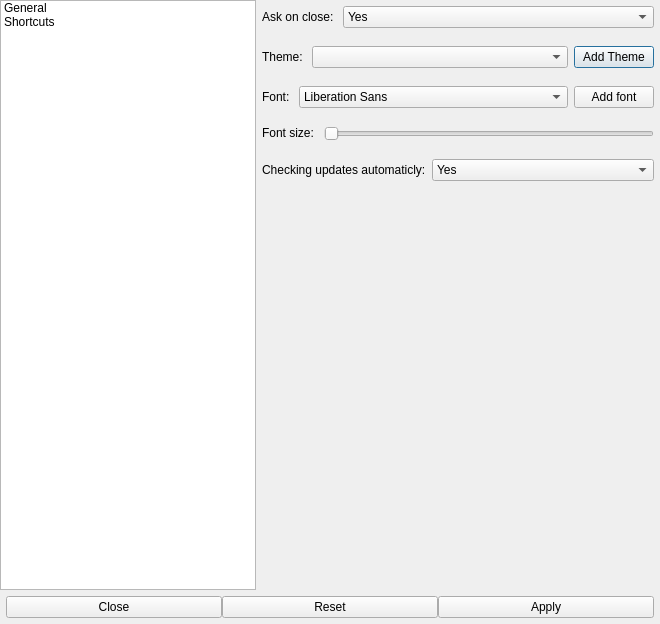
<?xml version="1.0" encoding="UTF-8"?>
<ui version="4.0">
 <class>SettingsDialog</class>
 <widget class="QDialog" name="SettingsDialog">
  <property name="windowModality">
   <enum>Qt::WindowModal</enum>
  </property>
  <property name="geometry">
   <rect>
    <x>0</x>
    <y>0</y>
    <width>660</width>
    <height>624</height>
   </rect>
  </property>
  <property name="sizePolicy">
   <sizepolicy hsizetype="Expanding" vsizetype="Expanding">
    <horstretch>0</horstretch>
    <verstretch>0</verstretch>
   </sizepolicy>
  </property>
  <property name="minimumSize">
   <size>
    <width>660</width>
    <height>0</height>
   </size>
  </property>
  <property name="cursor">
   <cursorShape>ArrowCursor</cursorShape>
  </property>
  <property name="contextMenuPolicy">
   <enum>Qt::NoContextMenu</enum>
  </property>
  <property name="windowTitle">
   <string>Dialog</string>
  </property>
  <property name="sizeGripEnabled">
   <bool>false</bool>
  </property>
  <property name="modal">
   <bool>true</bool>
  </property>
  <layout class="QVBoxLayout" name="mainLayout" stretch="1,0">
   <property name="spacing">
    <number>0</number>
   </property>
   <property name="sizeConstraint">
    <enum>QLayout::SetMinimumSize</enum>
   </property>
   <property name="leftMargin">
    <number>0</number>
   </property>
   <property name="topMargin">
    <number>0</number>
   </property>
   <property name="rightMargin">
    <number>0</number>
   </property>
   <property name="bottomMargin">
    <number>0</number>
   </property>
   <item>
    <layout class="QHBoxLayout" name="settingsLayout" stretch="0,1">
     <property name="spacing">
      <number>0</number>
     </property>
     <property name="sizeConstraint">
      <enum>QLayout::SetDefaultConstraint</enum>
     </property>
     <item>
      <widget class="QListWidget" name="settingsView">
       <property name="sizePolicy">
        <sizepolicy hsizetype="Fixed" vsizetype="Expanding">
         <horstretch>0</horstretch>
         <verstretch>0</verstretch>
        </sizepolicy>
       </property>
       <item>
        <property name="text">
         <string>General</string>
        </property>
       </item>
       <item>
        <property name="text">
         <string>Shortcuts</string>
        </property>
       </item>
      </widget>
     </item>
     <item>
      <widget class="QStackedWidget" name="settingsWidget">
       <property name="sizePolicy">
        <sizepolicy hsizetype="Expanding" vsizetype="Expanding">
         <horstretch>0</horstretch>
         <verstretch>0</verstretch>
        </sizepolicy>
       </property>
       <property name="minimumSize">
        <size>
         <width>402</width>
         <height>0</height>
        </size>
       </property>
       <widget class="QWidget" name="generalPage">
        <property name="sizePolicy">
         <sizepolicy hsizetype="MinimumExpanding" vsizetype="Expanding">
          <horstretch>0</horstretch>
          <verstretch>0</verstretch>
         </sizepolicy>
        </property>
        <property name="minimumSize">
         <size>
          <width>0</width>
          <height>0</height>
         </size>
        </property>
        <property name="maximumSize">
         <size>
          <width>16777215</width>
          <height>16777215</height>
         </size>
        </property>
        <layout class="QHBoxLayout" name="generalPageLayout">
         <property name="spacing">
          <number>0</number>
         </property>
         <property name="leftMargin">
          <number>0</number>
         </property>
         <property name="topMargin">
          <number>0</number>
         </property>
         <property name="rightMargin">
          <number>0</number>
         </property>
         <property name="bottomMargin">
          <number>0</number>
         </property>
         <item>
          <widget class="QScrollArea" name="generalScrollArea">
           <property name="sizePolicy">
            <sizepolicy hsizetype="MinimumExpanding" vsizetype="Expanding">
             <horstretch>0</horstretch>
             <verstretch>0</verstretch>
            </sizepolicy>
           </property>
           <property name="minimumSize">
            <size>
             <width>0</width>
             <height>0</height>
            </size>
           </property>
           <property name="frameShape">
            <enum>QFrame::NoFrame</enum>
           </property>
           <property name="frameShadow">
            <enum>QFrame::Plain</enum>
           </property>
           <property name="horizontalScrollBarPolicy">
            <enum>Qt::ScrollBarAsNeeded</enum>
           </property>
           <property name="sizeAdjustPolicy">
            <enum>QAbstractScrollArea::AdjustIgnored</enum>
           </property>
           <property name="widgetResizable">
            <bool>true</bool>
           </property>
           <property name="alignment">
            <set>Qt::AlignCenter</set>
           </property>
           <widget class="QWidget" name="generalScrollAreaContents">
            <property name="geometry">
             <rect>
              <x>0</x>
              <y>0</y>
              <width>402</width>
              <height>587</height>
             </rect>
            </property>
            <property name="sizePolicy">
             <sizepolicy hsizetype="MinimumExpanding" vsizetype="Expanding">
              <horstretch>0</horstretch>
              <verstretch>0</verstretch>
             </sizepolicy>
            </property>
            <property name="minimumSize">
             <size>
              <width>0</width>
              <height>0</height>
             </size>
            </property>
            <property name="maximumSize">
             <size>
              <width>16777215</width>
              <height>16777215</height>
             </size>
            </property>
            <layout class="QVBoxLayout" name="generalScrollAreaLayout" stretch="0,0,0,0,0,1">
             <property name="spacing">
              <number>6</number>
             </property>
             <property name="leftMargin">
              <number>0</number>
             </property>
             <property name="topMargin">
              <number>0</number>
             </property>
             <property name="rightMargin">
              <number>0</number>
             </property>
             <property name="bottomMargin">
              <number>0</number>
             </property>
             <item>
              <layout class="QHBoxLayout" name="askOnCloseLayout" stretch="0,1">
               <property name="sizeConstraint">
                <enum>QLayout::SetMaximumSize</enum>
               </property>
               <property name="leftMargin">
                <number>6</number>
               </property>
               <property name="topMargin">
                <number>6</number>
               </property>
               <property name="rightMargin">
                <number>6</number>
               </property>
               <property name="bottomMargin">
                <number>6</number>
               </property>
               <item>
                <widget class="QLabel" name="askOnCloseLabel">
                 <property name="sizePolicy">
                  <sizepolicy hsizetype="Preferred" vsizetype="Fixed">
                   <horstretch>0</horstretch>
                   <verstretch>0</verstretch>
                  </sizepolicy>
                 </property>
                 <property name="text">
                  <string>Ask on close: </string>
                 </property>
                </widget>
               </item>
               <item>
                <widget class="QComboBox" name="askOnCloseComboBox">
                 <property name="sizePolicy">
                  <sizepolicy hsizetype="Preferred" vsizetype="Fixed">
                   <horstretch>0</horstretch>
                   <verstretch>0</verstretch>
                  </sizepolicy>
                 </property>
                 <property name="maxCount">
                  <number>2</number>
                 </property>
                 <property name="insertPolicy">
                  <enum>QComboBox::InsertAtBottom</enum>
                 </property>
                 <property name="sizeAdjustPolicy">
                  <enum>QComboBox::AdjustToContents</enum>
                 </property>
                 <item>
                  <property name="text">
                   <string>Yes</string>
                  </property>
                 </item>
                 <item>
                  <property name="text">
                   <string>No</string>
                  </property>
                 </item>
                </widget>
               </item>
              </layout>
             </item>
             <item>
              <layout class="QHBoxLayout" name="themeLayout" stretch="0,1,0">
               <property name="leftMargin">
                <number>6</number>
               </property>
               <property name="topMargin">
                <number>6</number>
               </property>
               <property name="rightMargin">
                <number>6</number>
               </property>
               <property name="bottomMargin">
                <number>6</number>
               </property>
               <item>
                <widget class="QLabel" name="themeLabel">
                 <property name="sizePolicy">
                  <sizepolicy hsizetype="Preferred" vsizetype="Fixed">
                   <horstretch>0</horstretch>
                   <verstretch>0</verstretch>
                  </sizepolicy>
                 </property>
                 <property name="text">
                  <string>Theme: </string>
                 </property>
                </widget>
               </item>
               <item>
                <widget class="QComboBox" name="themeComboBox">
                 <property name="sizePolicy">
                  <sizepolicy hsizetype="Preferred" vsizetype="Fixed">
                   <horstretch>0</horstretch>
                   <verstretch>0</verstretch>
                  </sizepolicy>
                 </property>
                </widget>
               </item>
               <item>
                <widget class="QPushButton" name="themeAddButton">
                 <property name="sizePolicy">
                  <sizepolicy hsizetype="Preferred" vsizetype="Expanding">
                   <horstretch>0</horstretch>
                   <verstretch>0</verstretch>
                  </sizepolicy>
                 </property>
                 <property name="text">
                  <string>Add Theme</string>
                 </property>
                </widget>
               </item>
              </layout>
             </item>
             <item>
              <layout class="QHBoxLayout" name="fontLayout" stretch="0,1,0">
               <property name="leftMargin">
                <number>6</number>
               </property>
               <property name="topMargin">
                <number>6</number>
               </property>
               <property name="rightMargin">
                <number>6</number>
               </property>
               <property name="bottomMargin">
                <number>6</number>
               </property>
               <item>
                <widget class="QLabel" name="fontLabel">
                 <property name="sizePolicy">
                  <sizepolicy hsizetype="Preferred" vsizetype="Fixed">
                   <horstretch>0</horstretch>
                   <verstretch>0</verstretch>
                  </sizepolicy>
                 </property>
                 <property name="text">
                  <string>Font: </string>
                 </property>
                </widget>
               </item>
               <item>
                <widget class="QFontComboBox" name="fontComboBox">
                 <property name="sizePolicy">
                  <sizepolicy hsizetype="Preferred" vsizetype="Fixed">
                   <horstretch>0</horstretch>
                   <verstretch>0</verstretch>
                  </sizepolicy>
                 </property>
                 <property name="editable">
                  <bool>false</bool>
                 </property>
                </widget>
               </item>
               <item>
                <widget class="QPushButton" name="fontAddButton">
                 <property name="sizePolicy">
                  <sizepolicy hsizetype="Preferred" vsizetype="Expanding">
                   <horstretch>0</horstretch>
                   <verstretch>0</verstretch>
                  </sizepolicy>
                 </property>
                 <property name="text">
                  <string>Add font</string>
                 </property>
                </widget>
               </item>
              </layout>
             </item>
             <item>
              <layout class="QHBoxLayout" name="fontSizeLayout" stretch="0,1">
               <property name="leftMargin">
                <number>6</number>
               </property>
               <property name="topMargin">
                <number>6</number>
               </property>
               <property name="rightMargin">
                <number>6</number>
               </property>
               <property name="bottomMargin">
                <number>6</number>
               </property>
               <item>
                <widget class="QLabel" name="fontSizeLabel">
                 <property name="sizePolicy">
                  <sizepolicy hsizetype="Preferred" vsizetype="Fixed">
                   <horstretch>0</horstretch>
                   <verstretch>0</verstretch>
                  </sizepolicy>
                 </property>
                 <property name="text">
                  <string>Font size: </string>
                 </property>
                </widget>
               </item>
               <item>
                <widget class="QSlider" name="fontSizeSlider">
                 <property name="sizePolicy">
                  <sizepolicy hsizetype="Preferred" vsizetype="Fixed">
                   <horstretch>0</horstretch>
                   <verstretch>0</verstretch>
                  </sizepolicy>
                 </property>
                 <property name="orientation">
                  <enum>Qt::Horizontal</enum>
                 </property>
                </widget>
               </item>
              </layout>
             </item>
             <item>
              <layout class="QHBoxLayout" name="checkUpdatesLayout" stretch="0,1">
               <property name="leftMargin">
                <number>6</number>
               </property>
               <property name="topMargin">
                <number>6</number>
               </property>
               <property name="rightMargin">
                <number>6</number>
               </property>
               <property name="bottomMargin">
                <number>6</number>
               </property>
               <item>
                <widget class="QLabel" name="checkUpdatesLabel">
                 <property name="sizePolicy">
                  <sizepolicy hsizetype="Preferred" vsizetype="Fixed">
                   <horstretch>0</horstretch>
                   <verstretch>0</verstretch>
                  </sizepolicy>
                 </property>
                 <property name="text">
                  <string>Checking updates automaticly:</string>
                 </property>
                </widget>
               </item>
               <item>
                <widget class="QComboBox" name="checkUpdatesComboBox">
                 <property name="maxVisibleItems">
                  <number>2</number>
                 </property>
                 <property name="maxCount">
                  <number>2</number>
                 </property>
                 <item>
                  <property name="text">
                   <string>Yes</string>
                  </property>
                 </item>
                 <item>
                  <property name="text">
                   <string>No</string>
                  </property>
                 </item>
                </widget>
               </item>
              </layout>
             </item>
             <item>
              <spacer name="generalLayoutSpacer">
               <property name="orientation">
                <enum>Qt::Vertical</enum>
               </property>
               <property name="sizeHint" stdset="0">
                <size>
                 <width>20</width>
                 <height>40</height>
                </size>
               </property>
              </spacer>
             </item>
            </layout>
           </widget>
          </widget>
         </item>
        </layout>
       </widget>
       <widget class="QWidget" name="page"/>
       <widget class="QWidget" name="shortcustPage"/>
      </widget>
     </item>
    </layout>
   </item>
   <item>
    <layout class="QHBoxLayout" name="buttonsLayout" stretch="1,1,1">
     <property name="sizeConstraint">
      <enum>QLayout::SetDefaultConstraint</enum>
     </property>
     <property name="leftMargin">
      <number>6</number>
     </property>
     <property name="topMargin">
      <number>6</number>
     </property>
     <property name="rightMargin">
      <number>6</number>
     </property>
     <property name="bottomMargin">
      <number>6</number>
     </property>
     <item>
      <widget class="QPushButton" name="cancelButton">
       <property name="sizePolicy">
        <sizepolicy hsizetype="Preferred" vsizetype="Fixed">
         <horstretch>1</horstretch>
         <verstretch>0</verstretch>
        </sizepolicy>
       </property>
       <property name="text">
        <string>Close</string>
       </property>
      </widget>
     </item>
     <item>
      <widget class="QPushButton" name="resetButton">
       <property name="sizePolicy">
        <sizepolicy hsizetype="Preferred" vsizetype="Fixed">
         <horstretch>1</horstretch>
         <verstretch>0</verstretch>
        </sizepolicy>
       </property>
       <property name="text">
        <string>Reset</string>
       </property>
      </widget>
     </item>
     <item>
      <widget class="QPushButton" name="applyButton">
       <property name="sizePolicy">
        <sizepolicy hsizetype="Preferred" vsizetype="Fixed">
         <horstretch>1</horstretch>
         <verstretch>0</verstretch>
        </sizepolicy>
       </property>
       <property name="text">
        <string>Apply</string>
       </property>
      </widget>
     </item>
    </layout>
   </item>
  </layout>
 </widget>
 <resources/>
 <connections/>
</ui>
